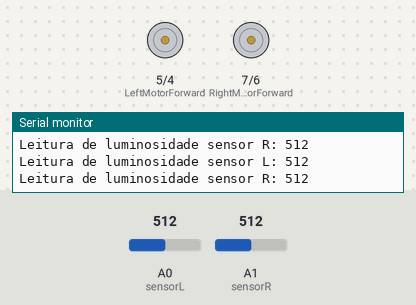
Recording of a sketch running on a simulated Arduino Uno, built with avr-gcc and run on an emulated ATmega328P. On the bench: motor-driver pin pairs drawn as motors (green arrow = first pin HIGH = forward, orange = second pin HIGH = backward, longer = more drive), the last lines printed to the serial monitor. The test bench sets the inputs (shaded band); at power-on: A0 (sensorL) = 512, A1 (sensorR) = 512.

Above: at 1.13 s.
1.3 s: A0 (sensorL) set to 90
At 1.51 s:
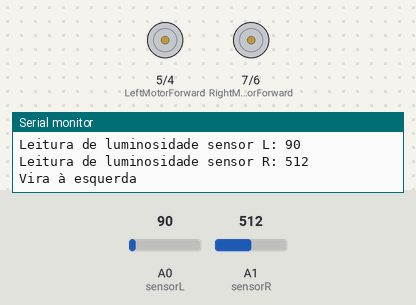
4.3 s: A0 (sensorL) set to 110
At 4.49 s:
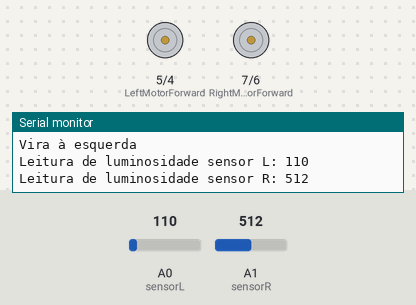
7.3 s: A1 (sensorR) set to 90
At 7.57 s:
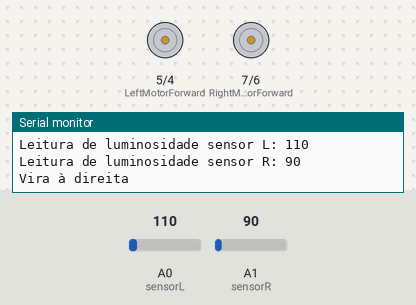
10.3 s: A1 (sensorR) set to 1023
At 10.54 s:
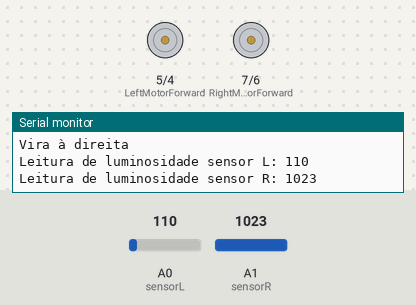
13.3 s: A0 (sensorL) set to 0
At 13.47 s:
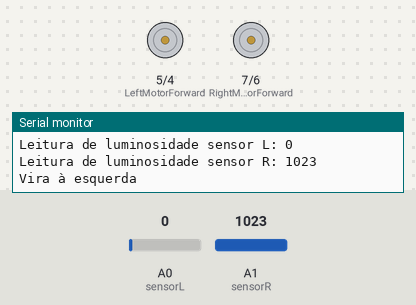
Timing chart, 0 to 17.3 s (numbered marks = the images above; inputs shaded):
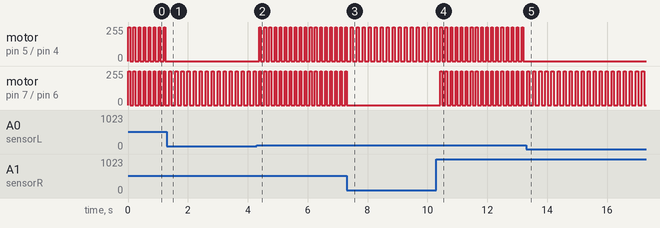

The sketch:

Robo-Seguidor-linha.ino
```cpp
#define RightMotorForward 7
#define RightMotorBackward 6
#define LeftMotorForward 5
#define LeftMotorBackward 4
#define sensorL A0
#define sensorR A1
#define FW 55
#define TR 70
#define PAUSE 100

void setup(){
pinMode(RightMotorForward, OUTPUT);
pinMode(LeftMotorForward, OUTPUT);
pinMode(LeftMotorBackward, OUTPUT);
pinMode(RightMotorBackward, OUTPUT);
pinMode(sensorL,INPUT);
pinMode(sensorR,INPUT);
Serial.begin(9600);
}

void loop(){
int left = analogRead(sensorL);
int right = analogRead(sensorR);
Serial.print("Leitura de luminosidade sensor L: ");
Serial.println(left);
Serial.print("Leitura de luminosidade sensor R: ");
Serial.println(right);
if (left > 100 && right > 100){
moveForward();
}
else if (left < 100){
turnLeft();
}
else if (right < 100){
turnRight();
}
delay(PAUSE);
}

void moveForward(){
motorLForward();
motorRForward();
delay(FW);
moveStop();
}

void turnRight(){
Serial.println("Vira à direita");
motorLForward();
delay(TR);
moveStop();
}

void turnLeft(){
Serial.println("Vira à esquerda");
motorRForward();
delay(TR);
moveStop();
}

void moveStop(){
digitalWrite(RightMotorForward, LOW);
digitalWrite(LeftMotorForward, LOW);
digitalWrite(RightMotorBackward, LOW);
digitalWrite(LeftMotorBackward, LOW);
}

void motorRForward(){
digitalWrite(RightMotorForward, HIGH);
digitalWrite(RightMotorBackward, LOW);
}

void motorRBackward(){
digitalWrite(RightMotorForward, LOW);
digitalWrite(RightMotorBackward, HIGH);
}

void motorLForward(){
digitalWrite(LeftMotorForward, HIGH);
digitalWrite(LeftMotorBackward, LOW);
}

void motorLBackward(){
digitalWrite(LeftMotorForward, LOW);
digitalWrite(LeftMotorBackward, HIGH);
}
```

Measured:
- after the input at 1.3 s, motor on pin 5 (LeftMotorForward) / pin 4 (LeftMotorBackward): stops changing and stays stopped
- after the input at 4.3 s, motor on pin 5 (LeftMotorForward) / pin 4 (LeftMotorBackward): alternates forward 255/255 for 0.06 s and stopped for 0.11 s, starting after 0.09 s
- after the input at 7.3 s, motor on pin 7 (RightMotorForward) / pin 6 (RightMotorBackward): goes on until 7.3 s, then stays stopped
- after the input at 10.3 s, motor on pin 7 (RightMotorForward) / pin 6 (RightMotorBackward): alternates forward 255/255 for 0.06 s and stopped for 0.11 s, starting after 0.13 s
- after the input at 13.3 s, motor on pin 5 (LeftMotorForward) / pin 4 (LeftMotorBackward): stops changing and stays stopped
- by itself, motor on pin 5 (LeftMotorForward) / pin 4 (LeftMotorBackward), motor on pin 7 (RightMotorForward) / pin 6 (RightMotorBackward): alternates forward 255/255 for 0.06 s and stopped for 0.11 s
